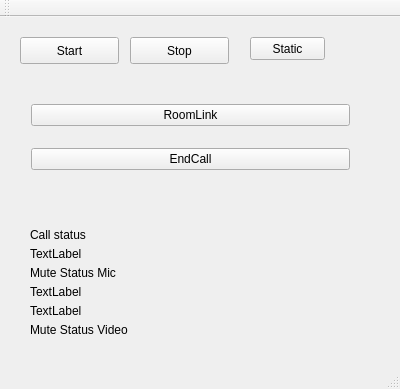
<?xml version="1.0" encoding="UTF-8"?>
<ui version="4.0">
 <class>MainWindow</class>
 <widget class="QMainWindow" name="MainWindow">
  <property name="geometry">
   <rect>
    <x>0</x>
    <y>0</y>
    <width>400</width>
    <height>389</height>
   </rect>
  </property>
  <property name="windowTitle">
   <string>MainWindow</string>
  </property>
  <widget class="QWidget" name="centralWidget">
   <widget class="QPushButton" name="pushButtonStart">
    <property name="enabled">
     <bool>true</bool>
    </property>
    <property name="geometry">
     <rect>
      <x>20</x>
      <y>20</y>
      <width>99</width>
      <height>27</height>
     </rect>
    </property>
    <property name="text">
     <string>Start</string>
    </property>
   </widget>
   <widget class="QPushButton" name="pushButton_Stop">
    <property name="geometry">
     <rect>
      <x>130</x>
      <y>20</y>
      <width>99</width>
      <height>27</height>
     </rect>
    </property>
    <property name="text">
     <string>Stop</string>
    </property>
   </widget>
   <widget class="QWidget" name="gridLayoutWidget">
    <property name="geometry">
     <rect>
      <x>20</x>
      <y>60</y>
      <width>341</width>
      <height>121</height>
     </rect>
    </property>
    <layout class="QGridLayout" name="gridLayout">
     <item row="0" column="0">
      <widget class="QPushButton" name="pushButtonRoomLink">
       <property name="text">
        <string>RoomLink</string>
       </property>
      </widget>
     </item>
     <item row="1" column="0">
      <widget class="QPushButton" name="pushButtonEndCall">
       <property name="text">
        <string>EndCall</string>
       </property>
      </widget>
     </item>
    </layout>
   </widget>
   <widget class="QWidget" name="gridLayoutWidget_2">
    <property name="geometry">
     <rect>
      <x>19</x>
      <y>200</y>
      <width>341</width>
      <height>131</height>
     </rect>
    </property>
    <layout class="QGridLayout" name="gridLayout_2">
     <item row="1" column="0">
      <widget class="QLabel" name="label">
       <property name="text">
        <string>Call status</string>
       </property>
      </widget>
     </item>
     <item row="6" column="0">
      <widget class="QLabel" name="label_3">
       <property name="text">
        <string>Mute Status Video</string>
       </property>
      </widget>
     </item>
     <item row="2" column="0">
      <widget class="QLabel" name="label_CallStatus">
       <property name="text">
        <string>TextLabel</string>
       </property>
      </widget>
     </item>
     <item row="4" column="0">
      <widget class="QLabel" name="label_MuteStatusMic">
       <property name="text">
        <string>TextLabel</string>
       </property>
      </widget>
     </item>
     <item row="3" column="0">
      <widget class="QLabel" name="label_2">
       <property name="text">
        <string>Mute Status Mic</string>
       </property>
      </widget>
     </item>
     <item row="5" column="0">
      <widget class="QLabel" name="label_MuteStatusVideo">
       <property name="text">
        <string>TextLabel</string>
       </property>
      </widget>
     </item>
    </layout>
   </widget>
   <widget class="QPushButton" name="pushStatic">
    <property name="geometry">
     <rect>
      <x>250</x>
      <y>20</y>
      <width>75</width>
      <height>23</height>
     </rect>
    </property>
    <property name="text">
     <string>Static</string>
    </property>
   </widget>
  </widget>
  <widget class="QMenuBar" name="menuBar">
   <property name="geometry">
    <rect>
     <x>0</x>
     <y>0</y>
     <width>400</width>
     <height>21</height>
    </rect>
   </property>
  </widget>
  <widget class="QToolBar" name="mainToolBar">
   <attribute name="toolBarArea">
    <enum>TopToolBarArea</enum>
   </attribute>
   <attribute name="toolBarBreak">
    <bool>false</bool>
   </attribute>
  </widget>
  <widget class="QStatusBar" name="statusBar"/>
 </widget>
 <layoutdefault spacing="6" margin="11"/>
 <resources/>
 <connections/>
</ui>
